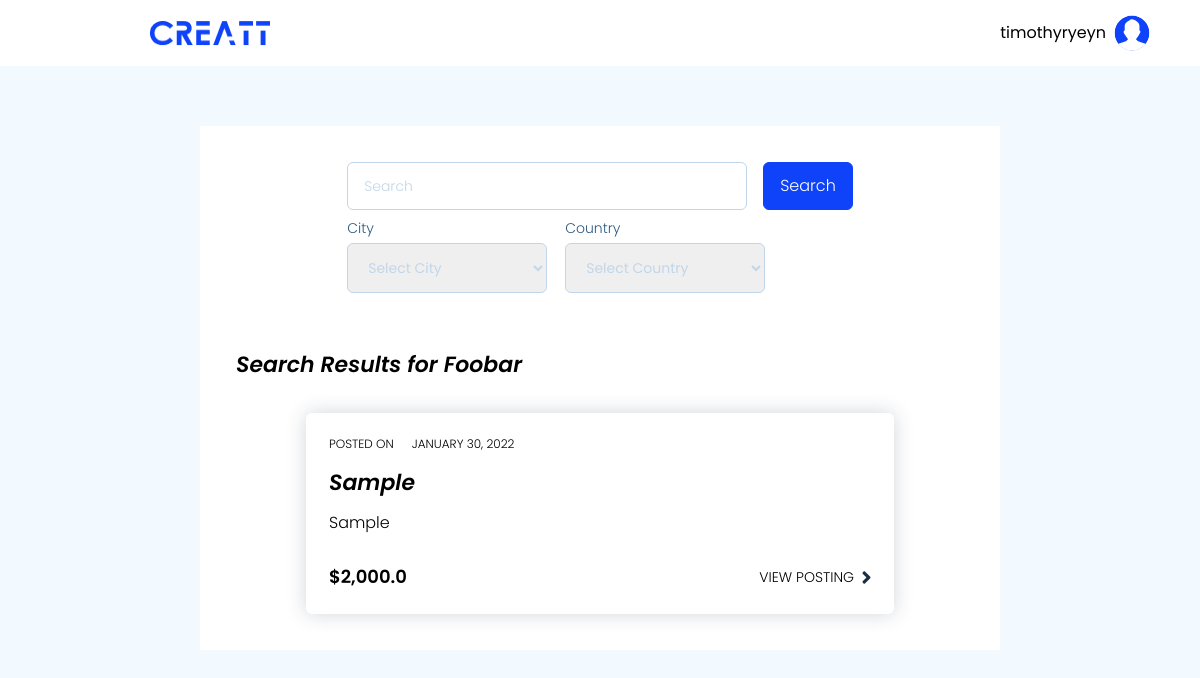
Screenshot of / (signed in) with the database file from the repository.
### job_portal/models.py (models this page shows, shortened)
class Job(models.Model):
    class Type(models.IntegerChoices):
        FULL_TIME = 1
        PART_TIME = 2
    name = models.CharField(max_length=255)
    description = models.TextField()
    salary = models.FloatField()
    type = models.IntegerField(choices=Type.choices)
    date_posted = models.DateTimeField(default=timezone.now)
    poster = models.ForeignKey(Provider, on_delete=models.CASCADE)

### job_portal/views.py (the view)
# urls.py: 2. Add a URL to urlpatterns:  path('', views.home, name='home')
def home(request):
    if not request.user.is_authenticated: return redirect(settings.LOGIN_URL)
    context = {
        'jobs': Job.objects.all()
    }
    return render(request, 'job_portal/pages/home.html', context)

### job_portal/templates/job_portal/pages/home.html (shortened to what this page needs)
{% extends "job_portal/base.html" %}
{% block content %}
{% load static %}
{% load humanize %}
<body class="flex flex-col bg-very-pale-blue">
    <nav class="flex-shrink-0 flex justify-between items-center bg-white py-[15px] pl-[150px] pr-[50px]">
        <img src="{% static 'assets/logo-blue.png' %}" alt="" class="w-[120px] h-[25px]">
        <div x-data="{ show: false }" class="relative">
            <div class="inline-flex items-center gap-x-2">
                <div class="flex flex-col items-end">
                    <span>{{ user.username }}</span>
                </div>
                <img src="{% static 'assets/profile.svg' %}" alt="" class="w-[36px] h-[36px]" @click="show = ! show">
            </div>
        </div>
    </nav>
    <main class="flex flex-col gap-y-[44px] flex-grow px-[200px] py-[60px]">
        <section class="flex-grow flex flex-col gap-y-[55px] bg-white min-h-[400px] p-[36px]">
            <div class="flex flex-col items-start mx-auto w-max gap-y-[8px]">
                <div class="flex gap-x-[16px]">
                    <input type="search" name="" id="" placeholder="Search" class="input-1px w-[400px]">
                    <button class="btn">Search</button>
                </div>
                <div class="flex gap-x-[18px]">
                    <div class="flex flex-col gap-y-[5px]">
                        <span class="label">City</span>
                        <select name="" id="" required class="select-2 w-[200px]">
                            <option value="" disabled selected hidden>Select City</option>
                        </select>
                    </div>
                    <div class="flex flex-col gap-y-[5px]">
                        <span class="label">Country</span>
                        <select name="" id="" required class="select-2 w-[200px]">
                            <option value="" disabled selected hidden>Select Country</option>
                        </select>
                    </div>
                </div>
            </div>
            <div class="flex flex-col gap-y-[32px]">
                <div class="text-[22px] font-semibold italic">Search Results for Foobar</div>
                <div class="flex flex-col gap-y-[32px] px-[70px]">
                    {% for job in jobs %}
                    <div class="flex flex-col p-[23px] shadow-[0_0_20px_0_rgba(24,47,67,0.2)] rounded-[6px]">
                        <div class="flex justify-between">
                            <div class="flex items-center gap-x-[18px] text-xs font-light uppercase">
                                <span>posted on</span>
                                <span>{{ job.date_posted|date:"F j, Y" }}</span>
                            </div>
                        </div>
                        <div class="flex flex-col gap-y-[12px] mt-[14px]">
                            <div class="flex items-center gap-x-[14px]">
                                <div class="text-[22px] font-semibold italic">
                                    {{ job.name }}
                                </div>
                            </div>
                            <div class="font-light">
                                {{ job.description|truncatewords:50 }}
                            </div>
                        </div>
                        <div class="flex justify-between mt-[28px]">
                            <div class="text-lg font-semibold">${{ job.salary|intcomma }}</div>
                            <a href="#" class="flex items-center gap-x-2">
                                <span class="uppercase text-sm font-light">view posting</span>
                                <span><img src="{% static 'assets/chevron-right.svg' %}" alt=""></span>
                            </a>
                        </div>
                    </div>
                    {% endfor %}
                </div>
            </div>
        </section>
    </main>
</body>
{% endblock %}

### job_portal/templates/job_portal/base.html (style rules this page uses)
.btn { @apply font-light text-[16px] text-white bg-vivid-blue rounded-md border border-vivid-blue py-[10px] px-[16px]; }
.input-1px { @apply text-sm font-light text-very-dark-blue placeholder-light-grayish-blue py-[13px] px-[16px] rounded-md border border-light-grayish-blue focus:outline-none focus:border-slightly-desaturated-blue; }
.select-2 { @apply text-sm text-very-dark-blue rounded-md border py-[13px] px-[16px] border-light-grayish-blue focus:outline-none focus:border-slightly-desaturated-blue invalid:text-light-grayish-blue; }
.label { @apply text-sm font-light text-dark-moderate-blue; }

### rows the page displays
Job: date_posted "JANUARY 30, 2022", name "Sample", description "Sample", salary "2,000.0"

### other values shown
{{ user.username }} "timothyryeyn"
